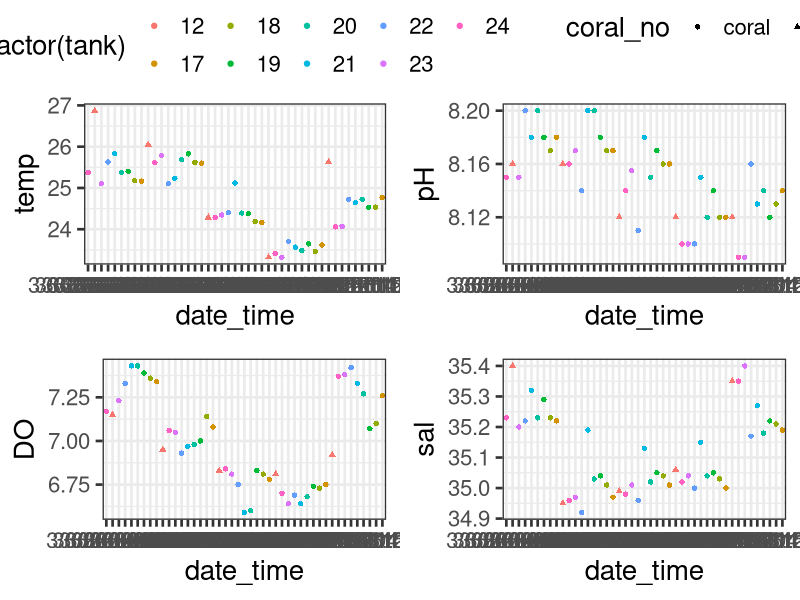
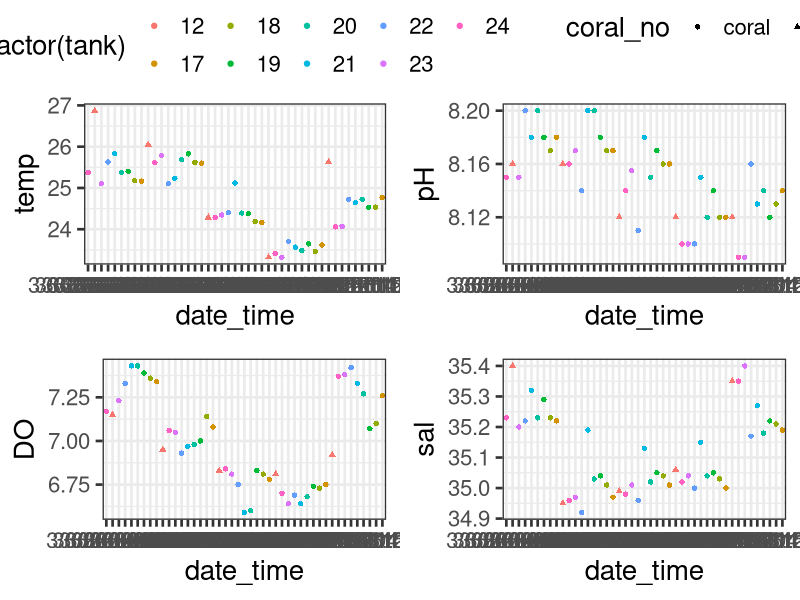

Write R code to recreate these figures, in order.
#Tank data
#Biodiversity facilitation experiment
#HIMB Spring 2026
#Maya Powell

#load libraries
library(ggplot2)
library(here)
library(ggpubr)
library(lubridate)

#read in data

td <- read.csv(here("Data/tank_data_biofac.csv"))

td <- td %>%
  mutate(date_time = paste(date,pH_time))


#plot data

temp <- ggplot(td, aes(x = date_time, y = temp, color = as.factor(tank), shape = coral_no)) +
  geom_point() +
  theme(axis.text.x = element_text(angle = 90)) +
  theme_bw(base_size = 20)

pH <- ggplot(td, aes(x = date_time, y = pH, color = as.factor(tank), shape = coral_no)) +
  geom_point() +
  theme(axis.text.x = element_text(angle = 90)) +
  theme_bw(base_size = 20)

DO <- ggplot(td, aes(x = date_time, y = DO, color = as.factor(tank), shape = coral_no)) +
  geom_point() +
  theme(axis.text.x = element_text(angle = 90)) +
  theme_bw(base_size = 20)

sal <- ggplot(td, aes(x = date_time, y = sal, color = as.factor(tank), shape = coral_no)) +
  geom_point() +
  theme(axis.text.x = element_text(angle = 90)) +
  theme_bw(base_size = 20)

tank_plots <- ggarrange(temp, pH, DO, sal, common.legend = T, nrow = 2, ncol = 2)
tank_plots

ggsave(here("Output/tank_plots.pdf"), tank_plots, h = 6, w = 10)

#sunset at 18:38 so during sampling on 3/6
#flow rates all over the place so residence times super unpredictable and weird
